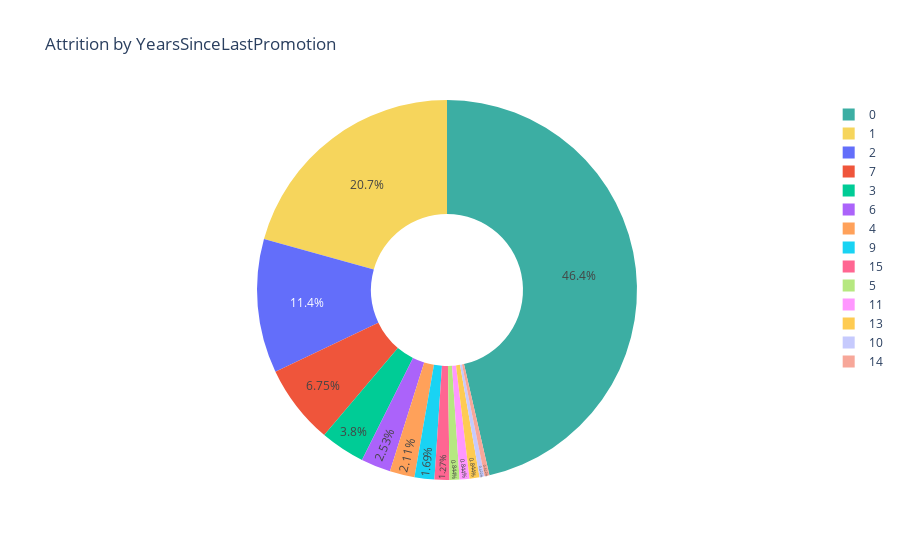

Here is the notebook cell this chart was saved with:
### Code cell
# Calculate the count of attrition by YearsSinceLastPromotion
attrition_by = attr_df.groupby(['YearsSinceLastPromotion']).size().reset_index(name="Count")

# Create a donut chart
fig=go.Figure(data=[go.Pie(
    labels=attrition_by['YearsSinceLastPromotion'],
    values=attrition_by['Count'],
    hole=0.4,
    marker=dict(colors=['#3CAEA3','#F6D55C']),
    textposition='inside'
)])


# Update the Layout
fig.update_layout(title='Attrition by YearsSinceLastPromotion')


#Show the chart
fig

### Figure 1 — Plotly figure (JSON) as saved in the notebook; plotly's stock layout.template omitted (floating-point values rounded to 4 significant figures)
{"data": [{"hole": 0.4, "labels": [0, 1, 2, 3, 4, 5, 6, 7, 9, 10, 11, 13, 14, 15], "marker": {"colors": ["#3CAEA3", "#F6D55C"]}, "textposition": "inside", "type": "pie", "values": [110, 49, 27, 9, 5, 2, 6, 16, 4, 1, 2, 2, 1, 3]}], "layout": {"title": {"text": "Attrition by YearsSinceLastPromotion"}}}
